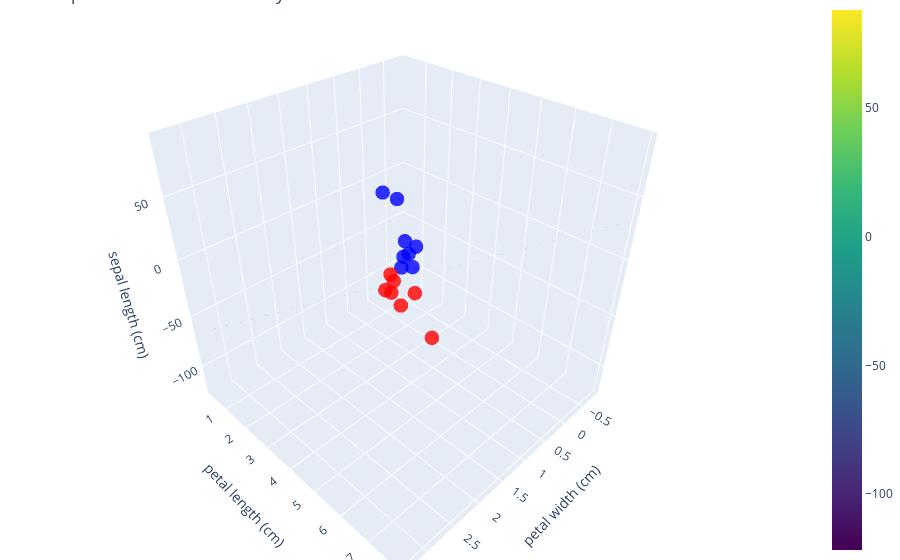

Here is the notebook cell this chart was saved with:
### Code cell
import plotly.graph_objs as go
import numpy as np

min_feature_value1 = X_val['petal width (cm)'].min(axis=0) - 1
max_feature_value1 = X_val['petal width (cm)'].max(axis=0) + 1
min_feature_value2 = X_val['petal length (cm)'].min(axis=0) - 1
max_feature_value2 = X_val['petal length (cm)'].max(axis=0) + 1

x1, x2 = np.meshgrid(np.linspace(min_feature_value1, max_feature_value1, 100),
                     np.linspace(min_feature_value2, max_feature_value2, 100))

x3 = (-log_reg3.intercept_ - log_reg3.coef_[0][0] * x1 - log_reg3.coef_[0][1] * x2) / log_reg3.coef_[0][2]
decision_boundary_surface = go.Surface(x=x1, y=x2, z=x3, colorscale='Viridis', opacity=0.5)

data_scatter = go.Scatter3d(x=X_val['petal width (cm)'], y=X_val['petal length (cm)'], z=X_val['sepal length (cm)'],
                            mode='markers', 
                            marker=dict(size=5, color=y_val_numeric, colorscale='Bluered', opacity=0.8))

layout = go.Layout(title='3D plot with decision boundary',
                   scene=dict(xaxis_title='petal width (cm)',
                              yaxis_title='petal length (cm)',
                              zaxis_title='sepal length (cm)'),
                   margin=dict(l=0, r=0, b=0, t=0))

fig = go.Figure(data=[decision_boundary_surface, data_scatter], layout=layout)
fig.show()

### Figure 1 — Plotly figure (JSON) as saved in the notebook; plotly's stock layout.template omitted (floating-point values rounded to 4 significant figures; data arrays with more than 128 entries replaced by an {"elided": "..."} marker saying what was removed)
{"data": [{"colorscale": [[0, "#440154"], [0.1111, "#482878"], [0.2222, "#3e4989"], [0.3333, "#31688e"], [0.4444, "#26828e"], [0.5556, "#1f9e89"], [0.6667, "#35b779"], [0.7778, "#6ece58"], [0.8889, "#b5de2b"], [1, "#fde725"]], "opacity": 0.5, "type": "surface", "x": {"elided": "100x100 float values"}, "y": {"elided": "100x100 float values"}, "z": {"elided": "100x100 float values"}}, {"marker": {"color": [0, 1, 0, 0, 0, 0, 0, 1, 0, 1, 0, 1, 1, 1, 1], "colorscale": [[0, "rgb(0,0,255)"], [1, "rgb(255,0,0)"]], "opacity": 0.8, "size": 5}, "mode": "markers", "type": "scatter3d", "x": [0.2, 1.8, 1.5, 1.2, 1.3, 1, 1, 2.3, 1.4, 1.8, 0.2, 2, 2.1, 1.7, 2], "y": [1.9, 5.5, 4.5, 4.2, 4.2, 4.1, 3.7, 6.9, 4.7, 4.8, 1.3, 5.1, 5.6, 4.5, 4.9], "z": [4.8, 6.5, 5.6, 5.7, 5.7, 5.8, 5.5, 7.7, 6.1, 6.2, 4.4, 6.5, 6.4, 4.9, 5.6]}], "layout": {"margin": {"b": 0, "l": 0, "r": 0, "t": 0}, "scene": {"xaxis": {"title": {"text": "petal width (cm)"}}, "yaxis": {"title": {"text": "petal length (cm)"}}, "zaxis": {"title": {"text": "sepal length (cm)"}}}, "title": {"text": "3D plot with decision boundary"}}}
